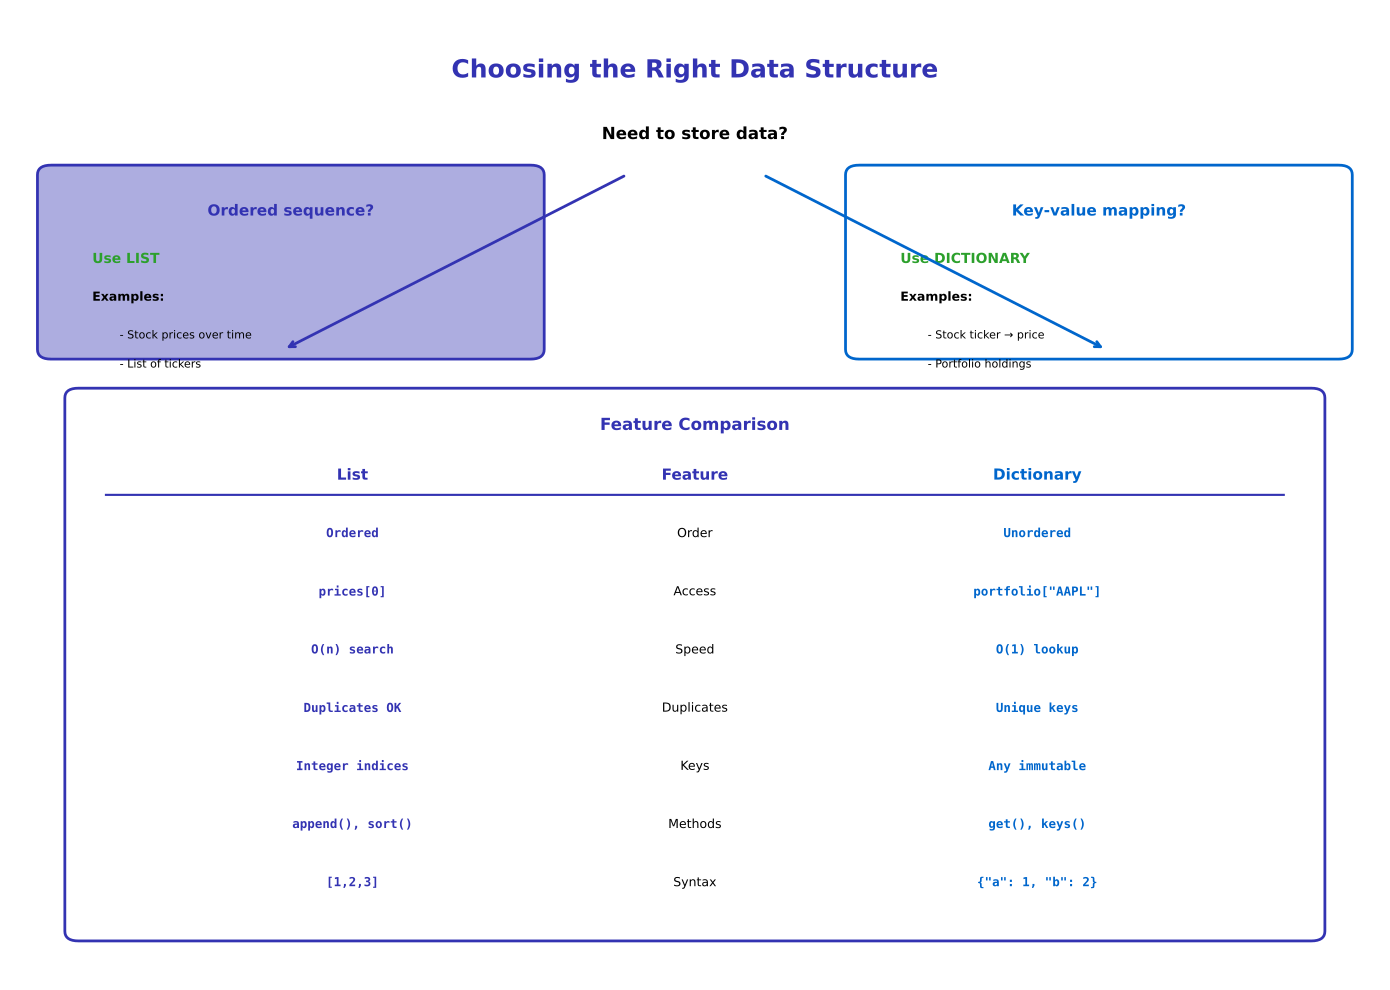

This chart was generated by the following Python code:
"""Generated chart with course color palette"""
import matplotlib.pyplot as plt
import matplotlib.patches as patches
from matplotlib.patches import FancyBboxPatch, Rectangle, Circle, FancyArrowPatch, Wedge
import numpy as np
import pandas as pd
import seaborn as sns
from pathlib import Path

# Standard matplotlib configuration
plt.rcParams.update({
    'font.size': 10,
    'axes.labelsize': 10,
    'axes.titlesize': 11,
    'xtick.labelsize': 9,
    'ytick.labelsize': 9,
    'legend.fontsize': 9,
    'figure.figsize': (10, 6),
    'figure.dpi': 150
})

# Course colors
MLPURPLE = '#3333B2'
MLLAVENDER = '#ADADE0'
MLBLUE = '#0066CC'
MLORANGE = '#FF7F0E'
MLGREEN = '#2CA02C'
MLRED = '#D62728'

# Map old colors to course colors
COLOR_PRIMARY = MLPURPLE
COLOR_SECONDARY = MLPURPLE
COLOR_ACCENT = MLBLUE
COLOR_LIGHT = MLLAVENDER
COLOR_GREEN = MLGREEN
COLOR_ORANGE = MLORANGE
COLOR_RED = MLRED


fig, ax = plt.subplots(figsize=(14, 10))
ax.set_xlim(0, 10)
ax.set_ylim(0, 10)
ax.axis('off')

ax.text(5, 9.5, 'Choosing the Right Data Structure', ha='center', va='top',
        fontsize=18, fontweight='bold', color=COLOR_SECONDARY)

# Decision tree
ax.text(5, 8.8, 'Need to store data?', ha='center', va='top',
        fontsize=12, fontweight='bold', color='black')

# Branch 1: Ordered sequence
branch1_box = FancyBboxPatch((0.3, 6.5), 3.5, 1.8, boxstyle="round,pad=0.1",
                             edgecolor=COLOR_PRIMARY, facecolor=COLOR_LIGHT, linewidth=2)
ax.add_patch(branch1_box)
ax.text(2.05, 8.0, 'Ordered sequence?', ha='center', va='top',
        fontsize=11, fontweight='bold', color=COLOR_PRIMARY)
ax.text(0.6, 7.5, 'Use LIST', ha='left', va='top',
        fontsize=10, fontweight='bold', color=COLOR_GREEN)
ax.text(0.6, 7.1, 'Examples:', ha='left', va='top',
        fontsize=9, fontweight='bold', color='black')
ax.text(0.8, 6.7, '- Stock prices over time', ha='left', va='top',
        fontsize=8, color='black')
ax.text(0.8, 6.4, '- List of tickers', ha='left', va='top',
        fontsize=8, color='black')

# Branch 2: Key-value mapping
branch2_box = FancyBboxPatch((6.2, 6.5), 3.5, 1.8, boxstyle="round,pad=0.1",
                             edgecolor=COLOR_ACCENT, facecolor='white', linewidth=2)
ax.add_patch(branch2_box)
ax.text(7.95, 8.0, 'Key-value mapping?', ha='center', va='top',
        fontsize=11, fontweight='bold', color=COLOR_ACCENT)
ax.text(6.5, 7.5, 'Use DICTIONARY', ha='left', va='top',
        fontsize=10, fontweight='bold', color=COLOR_GREEN)
ax.text(6.5, 7.1, 'Examples:', ha='left', va='top',
        fontsize=9, fontweight='bold', color='black')
ax.text(6.7, 6.7, '- Stock ticker → price', ha='left', va='top',
        fontsize=8, color='black')
ax.text(6.7, 6.4, '- Portfolio holdings', ha='left', va='top',
        fontsize=8, color='black')

# Arrows
ax.annotate('', xy=(2, 6.5), xytext=(4.5, 8.3),
            arrowprops=dict(arrowstyle='->', color=COLOR_PRIMARY, lw=2))
ax.annotate('', xy=(8, 6.5), xytext=(5.5, 8.3),
            arrowprops=dict(arrowstyle='->', color=COLOR_ACCENT, lw=2))

# Comparison table
table_box = FancyBboxPatch((0.5, 0.5), 9, 5.5, boxstyle="round,pad=0.1",
                           edgecolor=COLOR_SECONDARY, facecolor='white', linewidth=2)
ax.add_patch(table_box)
ax.text(5, 5.8, 'Feature Comparison', ha='center', va='top',
        fontsize=12, fontweight='bold', color=COLOR_SECONDARY)

# Table headers
ax.text(2.5, 5.2, 'List', ha='center', va='center',
        fontsize=11, fontweight='bold', color=COLOR_PRIMARY)
ax.text(5.0, 5.2, 'Feature', ha='center', va='center',
        fontsize=11, fontweight='bold', color=COLOR_SECONDARY)
ax.text(7.5, 5.2, 'Dictionary', ha='center', va='center',
        fontsize=11, fontweight='bold', color=COLOR_ACCENT)

# Separator
ax.plot([0.7, 9.3], [5.0, 5.0], color=COLOR_SECONDARY, lw=1.5)

# Comparison rows
comparisons = [
    ('Ordered', 'Order', 'Unordered', 4.6),
    ('prices[0]', 'Access', 'portfolio["AAPL"]', 4.0),
    ('O(n) search', 'Speed', 'O(1) lookup', 3.4),
    ('Duplicates OK', 'Duplicates', 'Unique keys', 2.8),
    ('Integer indices', 'Keys', 'Any immutable', 2.2),
    ('append(), sort()', 'Methods', 'get(), keys()', 1.6),
    ('[1,2,3]', 'Syntax', '{"a": 1, "b": 2}', 1.0),
]

for list_val, feature, dict_val, y in comparisons:
    ax.text(2.5, y, list_val, ha='center', va='center',
            fontsize=9, family='monospace', color=COLOR_PRIMARY, fontweight='bold')
    ax.text(5.0, y, feature, ha='center', va='center',
            fontsize=9, color='black')
    ax.text(7.5, y, dict_val, ha='center', va='center',
            fontsize=9, family='monospace', color=COLOR_ACCENT, fontweight='bold')

plt.tight_layout()
plt.savefig('chart.pdf', dpi=300, bbox_inches='tight')
plt.close()
